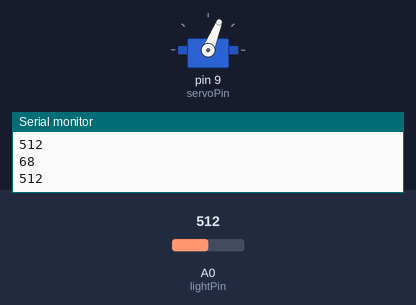
A sketch run on a simulated Arduino Uno, built with avr-gcc and run on an emulated ATmega328P. On the bench: servo, the last lines printed to the serial monitor. The test bench sets the inputs (shaded band); at power-on: A0 (lightPin) = 512.

Above: at 1.2 s.
1.3 s: A0 (lightPin) set to 716
At 2.9 s:
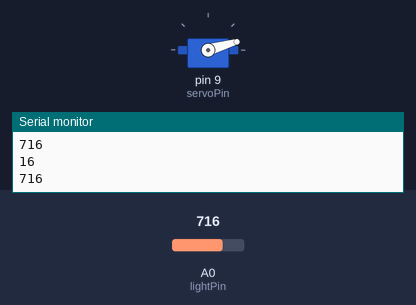
3.2 s: A0 (lightPin) set to 306
At 4.1 s:
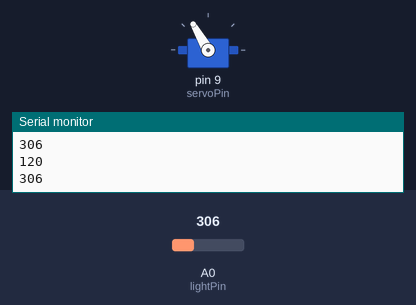
5.0 s: A0 (lightPin) set to 122
At 6.2 s:
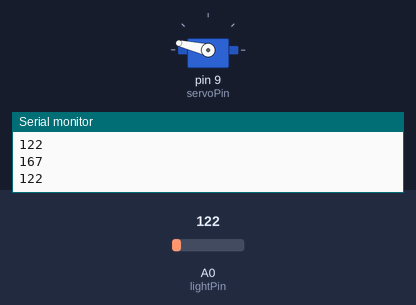
6.7 s: A0 (lightPin) set to 0
At 8.2 s:
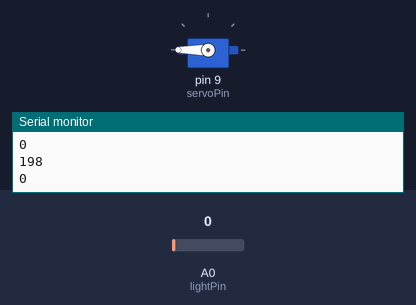
8.5 s: A0 (lightPin) set to 511
At 9.1 s:
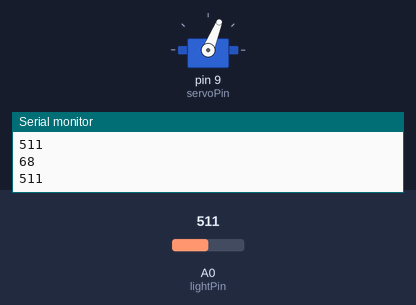
Timing chart, 0 to 11.2 s (numbered marks = the images above; inputs shaded):
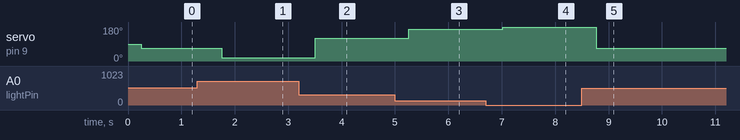

Measured:
- after the input at 1.3 s, servo on pin 9 (servoPin): 68° → 16° after 0.45 s
- after the input at 3.2 s, servo on pin 9 (servoPin): 16° → 120° after 0.31 s
- after the input at 5.0 s, servo on pin 9 (servoPin): 120° → 167° after 0.26 s
- after the input at 6.7 s, servo on pin 9 (servoPin): 167° → 180° after 0.31 s
- after the input at 8.5 s, servo on pin 9 (servoPin): 180° → 68° after 0.27 s

The sketch:

Code_31_Photo_Activated_Servo.ino
```cpp
#include <Servo.h>
int servoPin=9;
int lightVal;
int lightPin=A0;
int dt=250;
int angle;
Servo myServo;
void setup() {
  // put your setup code here, to run once:
Serial.begin(9600);
pinMode(lightPin,INPUT);
myServo.attach(servoPin);
}

void loop() {
  // put your main code here, to run repeatedly:
lightVal=analogRead(lightPin);
Serial.println(lightVal);
delay(dt);
angle=(-16./63.)*lightVal+16.*780./63.;
myServo.write(angle);
Serial.println(angle);
}
```
